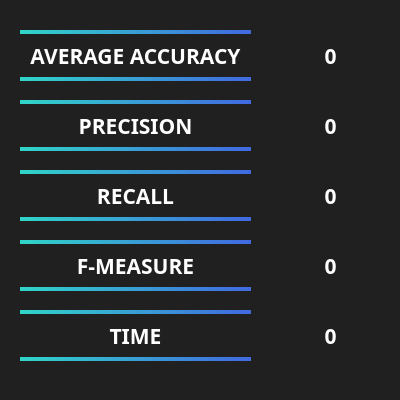
<?xml version="1.0" encoding="UTF-8"?>
<ui version="4.0">
 <class>TestWindow</class>
 <widget class="QDialog" name="TestWindow">
  <property name="windowModality">
   <enum>Qt::ApplicationModal</enum>
  </property>
  <property name="geometry">
   <rect>
    <x>0</x>
    <y>0</y>
    <width>400</width>
    <height>400</height>
   </rect>
  </property>
  <property name="minimumSize">
   <size>
    <width>400</width>
    <height>400</height>
   </size>
  </property>
  <property name="maximumSize">
   <size>
    <width>400</width>
    <height>400</height>
   </size>
  </property>
  <property name="windowTitle">
   <string>MLP Test results</string>
  </property>
  <property name="styleSheet">
   <string notr="true">QDialog {
	background: #202020;
}</string>
  </property>
  <property name="modal">
   <bool>true</bool>
  </property>
  <widget class="QLabel" name="aLabel">
   <property name="geometry">
    <rect>
     <x>20</x>
     <y>30</y>
     <width>231</width>
     <height>51</height>
    </rect>
   </property>
   <property name="font">
    <font>
     <family>Umpush</family>
     <pointsize>16</pointsize>
     <italic>false</italic>
     <bold>true</bold>
    </font>
   </property>
   <property name="styleSheet">
    <string notr="true">QLabel {
	font: 16pt ;
	font-weight: bold;
	color: #FFFFFF;
	border-style: solid;
	border-width: 4px 0px 4px 0px;
	border-color: qlineargradient(spread:pad, x1:0, y1:0, x2:1, y2:0, stop:0 #30D5C8 , stop:1 #4169E1);
}</string>
   </property>
   <property name="text">
    <string>AVERAGE ACCURACY</string>
   </property>
   <property name="alignment">
    <set>Qt::AlignCenter</set>
   </property>
  </widget>
  <widget class="QLabel" name="pLabel">
   <property name="geometry">
    <rect>
     <x>20</x>
     <y>100</y>
     <width>231</width>
     <height>51</height>
    </rect>
   </property>
   <property name="font">
    <font>
     <family>Umpush</family>
     <pointsize>16</pointsize>
     <italic>false</italic>
     <bold>true</bold>
    </font>
   </property>
   <property name="styleSheet">
    <string notr="true">QLabel {
	font: 16pt ;
	font-weight: bold;
	color: #FFFFFF;
	border-style: solid;
	border-width: 4px 0px 4px 0px;
	border-color: qlineargradient(spread:pad, x1:0, y1:0, x2:1, y2:0, stop:0 #30D5C8 , stop:1 #4169E1);
}</string>
   </property>
   <property name="text">
    <string>PRECISION</string>
   </property>
   <property name="alignment">
    <set>Qt::AlignCenter</set>
   </property>
  </widget>
  <widget class="QLabel" name="rLabel">
   <property name="geometry">
    <rect>
     <x>20</x>
     <y>170</y>
     <width>231</width>
     <height>51</height>
    </rect>
   </property>
   <property name="font">
    <font>
     <family>Umpush</family>
     <pointsize>16</pointsize>
     <italic>false</italic>
     <bold>true</bold>
    </font>
   </property>
   <property name="styleSheet">
    <string notr="true">QLabel {
	font: 16pt ;
	font-weight: bold;
	color: #FFFFFF;
	border-style: solid;
	border-width: 4px 0px 4px 0px;
	border-color: qlineargradient(spread:pad, x1:0, y1:0, x2:1, y2:0, stop:0 #30D5C8 , stop:1 #4169E1);
}</string>
   </property>
   <property name="text">
    <string>RECALL</string>
   </property>
   <property name="alignment">
    <set>Qt::AlignCenter</set>
   </property>
  </widget>
  <widget class="QLabel" name="fLabel">
   <property name="geometry">
    <rect>
     <x>20</x>
     <y>240</y>
     <width>231</width>
     <height>51</height>
    </rect>
   </property>
   <property name="font">
    <font>
     <family>Umpush</family>
     <pointsize>16</pointsize>
     <italic>false</italic>
     <bold>true</bold>
    </font>
   </property>
   <property name="styleSheet">
    <string notr="true">QLabel {
	font: 16pt ;
	font-weight: bold;
	color: #FFFFFF;
	border-style: solid;
	border-width: 4px 0px 4px 0px;
	border-color: qlineargradient(spread:pad, x1:0, y1:0, x2:1, y2:0, stop:0 #30D5C8 , stop:1 #4169E1);
}</string>
   </property>
   <property name="text">
    <string>F-MEASURE</string>
   </property>
   <property name="alignment">
    <set>Qt::AlignCenter</set>
   </property>
  </widget>
  <widget class="QLabel" name="tLabel">
   <property name="geometry">
    <rect>
     <x>20</x>
     <y>310</y>
     <width>231</width>
     <height>51</height>
    </rect>
   </property>
   <property name="font">
    <font>
     <family>Umpush</family>
     <pointsize>16</pointsize>
     <italic>false</italic>
     <bold>true</bold>
    </font>
   </property>
   <property name="styleSheet">
    <string notr="true">QLabel {
	font: 16pt ;
	font-weight: bold;
	color: #FFFFFF;
	border-style: solid;
	border-width: 4px 0px 4px 0px;
	border-color: qlineargradient(spread:pad, x1:0, y1:0, x2:1, y2:0, stop:0 #30D5C8 , stop:1 #4169E1);
}</string>
   </property>
   <property name="text">
    <string>TIME</string>
   </property>
   <property name="alignment">
    <set>Qt::AlignCenter</set>
   </property>
  </widget>
  <widget class="QLabel" name="accuracyLabel">
   <property name="geometry">
    <rect>
     <x>280</x>
     <y>30</y>
     <width>101</width>
     <height>51</height>
    </rect>
   </property>
   <property name="font">
    <font>
     <family>Umpush</family>
     <pointsize>16</pointsize>
     <italic>false</italic>
     <bold>true</bold>
    </font>
   </property>
   <property name="styleSheet">
    <string notr="true">QLabel {
	font: 16pt ;
	font-weight: bold;
	color: #FFFFFF;
}</string>
   </property>
   <property name="text">
    <string>0</string>
   </property>
   <property name="alignment">
    <set>Qt::AlignCenter</set>
   </property>
  </widget>
  <widget class="QLabel" name="precisionLabel">
   <property name="geometry">
    <rect>
     <x>280</x>
     <y>100</y>
     <width>101</width>
     <height>51</height>
    </rect>
   </property>
   <property name="font">
    <font>
     <family>Umpush</family>
     <pointsize>16</pointsize>
     <italic>false</italic>
     <bold>true</bold>
    </font>
   </property>
   <property name="styleSheet">
    <string notr="true">QLabel {
	font: 16pt ;
	font-weight: bold;
	color: #FFFFFF;
}</string>
   </property>
   <property name="text">
    <string>0</string>
   </property>
   <property name="alignment">
    <set>Qt::AlignCenter</set>
   </property>
  </widget>
  <widget class="QLabel" name="recallLabel">
   <property name="geometry">
    <rect>
     <x>280</x>
     <y>170</y>
     <width>101</width>
     <height>51</height>
    </rect>
   </property>
   <property name="font">
    <font>
     <family>Umpush</family>
     <pointsize>16</pointsize>
     <italic>false</italic>
     <bold>true</bold>
    </font>
   </property>
   <property name="styleSheet">
    <string notr="true">QLabel {
	font: 16pt ;
	font-weight: bold;
	color: #FFFFFF;
}</string>
   </property>
   <property name="text">
    <string>0</string>
   </property>
   <property name="alignment">
    <set>Qt::AlignCenter</set>
   </property>
  </widget>
  <widget class="QLabel" name="measureLabel">
   <property name="geometry">
    <rect>
     <x>280</x>
     <y>240</y>
     <width>101</width>
     <height>51</height>
    </rect>
   </property>
   <property name="font">
    <font>
     <family>Umpush</family>
     <pointsize>16</pointsize>
     <italic>false</italic>
     <bold>true</bold>
    </font>
   </property>
   <property name="styleSheet">
    <string notr="true">QLabel {
	font: 16pt ;
	font-weight: bold;
	color: #FFFFFF;
}</string>
   </property>
   <property name="text">
    <string>0</string>
   </property>
   <property name="alignment">
    <set>Qt::AlignCenter</set>
   </property>
  </widget>
  <widget class="QLabel" name="timeLabel">
   <property name="geometry">
    <rect>
     <x>280</x>
     <y>310</y>
     <width>101</width>
     <height>51</height>
    </rect>
   </property>
   <property name="font">
    <font>
     <family>Umpush</family>
     <pointsize>16</pointsize>
     <italic>false</italic>
     <bold>true</bold>
    </font>
   </property>
   <property name="styleSheet">
    <string notr="true">QLabel {
	font: 16pt ;
	font-weight: bold;
	color: #FFFFFF;
}</string>
   </property>
   <property name="text">
    <string>0</string>
   </property>
   <property name="alignment">
    <set>Qt::AlignCenter</set>
   </property>
  </widget>
 </widget>
 <resources/>
 <connections/>
</ui>
